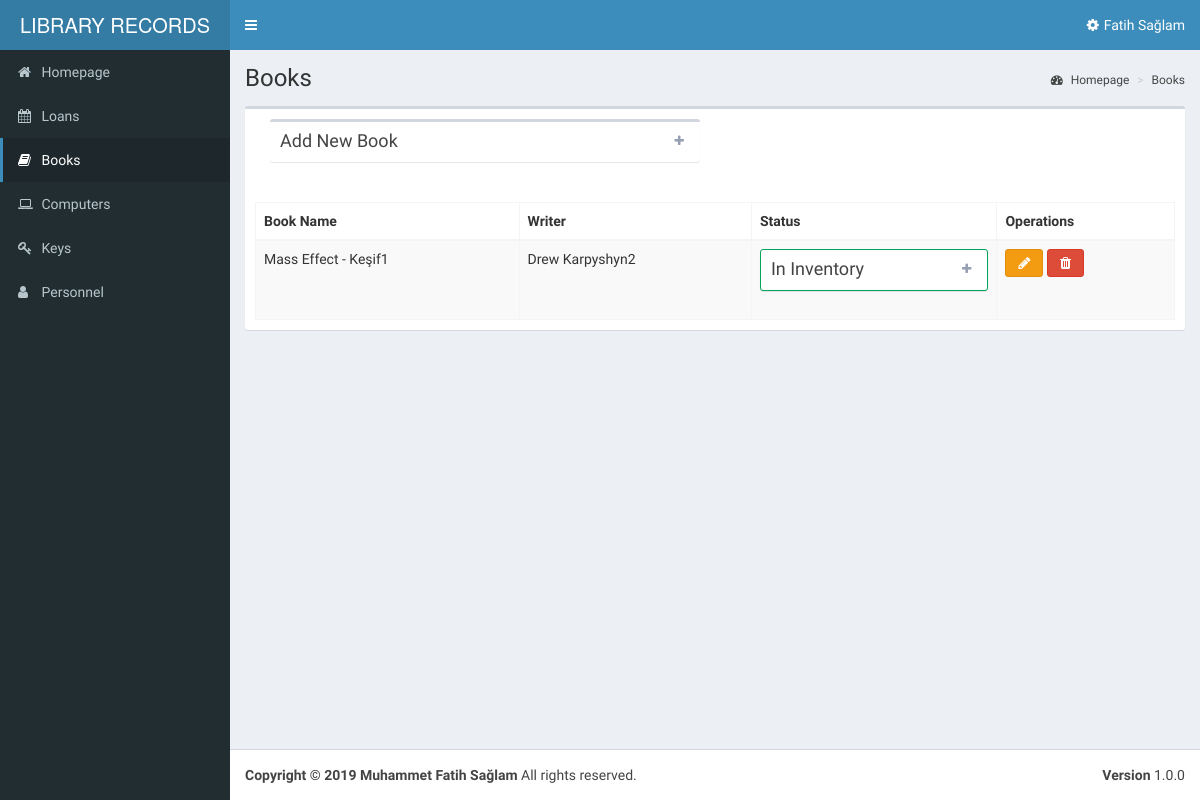
The page /books.php (signed in) on the database as committed earlier.
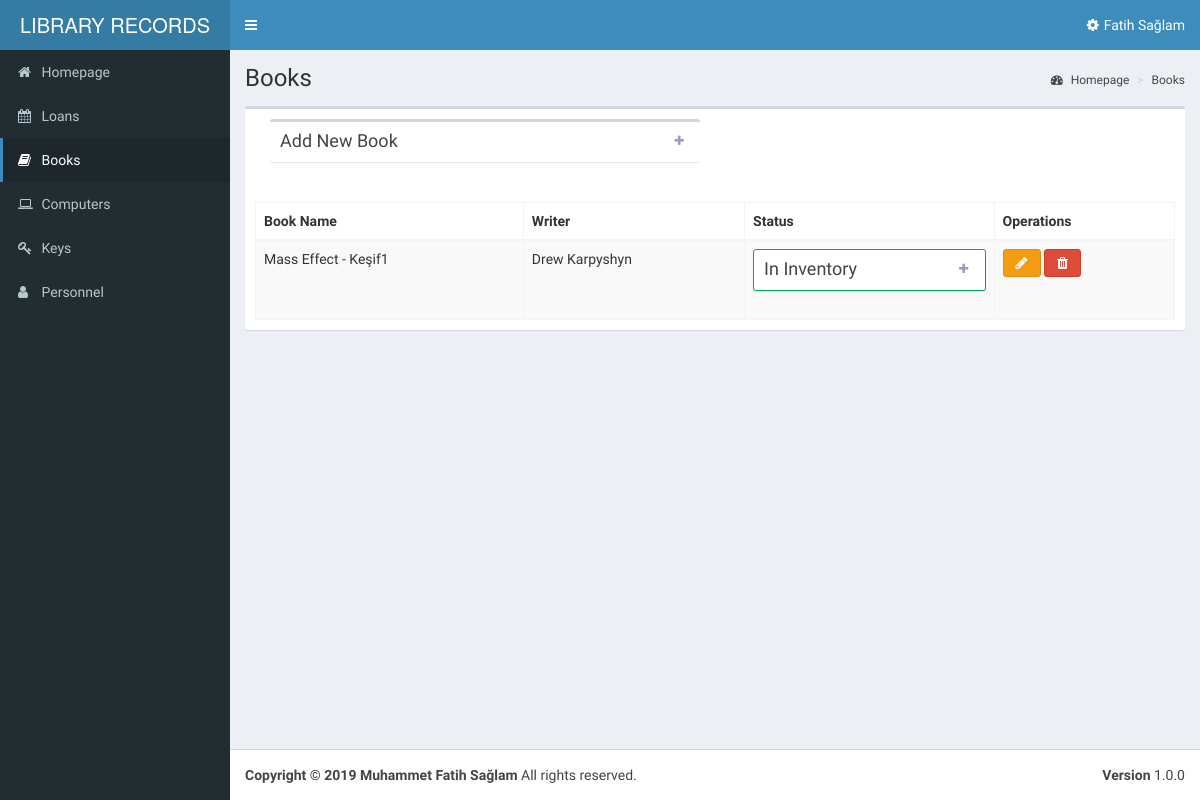
The same page on the database as committed later.
### tables this page shows
CREATE TABLE IF NOT EXISTS `books` (
  `bookId` int(11) NOT NULL AUTO_INCREMENT,
  `bookName` varchar(50) NOT NULL,
  `bookWriter` varchar(30) NOT NULL,
  `bookStatus` int(11) NOT NULL,
  PRIMARY KEY (`bookId`)
);

### books.php (the view, shortened to what this page needs)
<?php
if((!isset($_SESSION["login"]))||($_SESSION["auth"]=="0")){
?>
<meta http-equiv="refresh" content="0;URL=login.php">
<?php
} else
{
?>
<?php include("header.php") ?>
  <div class="content-wrapper">
    <section class="content-header">
      <h1>
        <?=$lang["Books"];?>
      </h1>
      <ol class="breadcrumb">
        <li class="active"><a href="#"><i class="fa fa-dashboard"></i> <?=$lang["Homepage"];?></a></li>
        <li><a href="#"><?=$lang["Books"];?></a></li>
      </ol>
    </section>
    <section class="content">
      <div class="row">
        <div class="col-xs-12">
          <div class="box">
            <div class="box-header">
        <div class="col-md-6">
          <div class="box box-default collapsed-box">
            <div class="box-header with-border">
              <h3 class="box-title"><?=$lang["Add_New_Book"];?></h3>
              <div class="box-tools">
                <button type="button" class="btn btn-box-tool" data-widget="collapse"><i class="fa fa-plus"></i>
                </button>
              </div>
            </div>
          </div>
        </div>
            </div>
            <div class="box-body">
              <table id="example1" class="table table-bordered table-striped">
                <thead>
				  <tr>
					<th><?=$lang["Book_Name"];?></th>
					<th><?=$lang["Writer"];?></th>
					<th><?=$lang["Status"];?></th>
					<th><?=$lang["Operations"];?></th>
				  </tr>
				</thead>
				<tbody>
					<?php
					$pullBooks=$connection->query("select * from books")->fetchAll(PDO::FETCH_ASSOC);
					foreach ($pullBooks as $pulledBook)
					{
					?>
				  <tr>
					<td><?=$pulledBook['bookName'];?></td>
					<td><?=$pulledBook['bookWriter'];?></td>
					<td>
					<div class="box box-default collapsed-box" style="border:1px solid #00a65a;">
						<div class="box-header with-border">
						  <h4 class="box-title"><?php if($pulledBook['bookStatus']=='0')echo $lang["In_Inventory"]; else echo $lang["Lent"];?></h4>
						  <div class="box-tools">
							<button type="button" class="btn btn-box-tool" data-widget="collapse"><i class="fa fa-plus"></i>
							</button>
						  </div>
						</div>
					</div>
					</td>
					<td>
					  <span class="button-group">
						<button type="button" class="btn btn-warning fa fa-pencil" data-toggle="modal" data-target="#myModal"></button>
						<a href="books-delete.php?bookId=<?=$pulledBook['bookId'];?>" onclick="return confirm('<?=$lang["Are_you_sure_to_delete"];?>');" class="fa fa-trash btn btn-danger"></a>
					  </span>
					</td>
				  </tr>
				  <?php } ?>
				</tbody>
              </table>
            </div>
          </div>
        </div>
      </div>
    </section>
  </div>
 <?php
 include("footer.php");
 ?>
<?php	} ?>

Rows that differ between the two databases and show on the page:
changed books "Mass Effect - Keşif1": bookWriter "Drew Karpyshyn2" → "Drew Karpyshyn"
